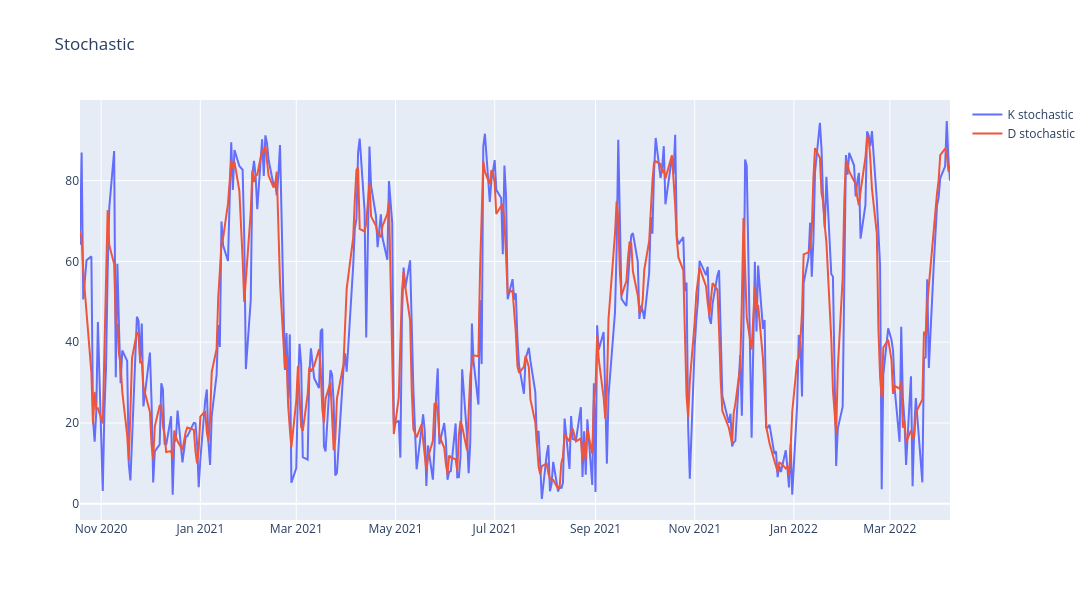

This figure's notebook cell:
### Code cell
def stochastic(dt, k, d):
    dt = dt.copy()
    low_min  = dt['Low'].rolling(window=k).min()
    high_max = dt['High'].rolling( window=k).max()
    dt['stoch_k'] = 100 * (dt['Close'] - low_min)/(high_max - low_min)
    dt['stoch_d'] = dt['stoch_k'].rolling(window=d).mean()
    return dt

stochs = stochastic(dt, k=14, d=3)

fig = go.Figure()
fig.add_trace(go.Scatter(x=dt.Date.tail(365), y=stochs.stoch_k.tail(365), name='K stochastic'))
fig.add_trace(go.Scatter(x=dt.Date.tail(365), y=stochs.stoch_d.tail(365), name='D stochastic'))
fig.update_layout(
    width=1100,   # change width
    height=600,  # change height
    title="Stochastic"
)
fig.show()

### Figure 1 — Plotly figure (JSON) as saved in the notebook; plotly's stock layout.template omitted (floating-point values rounded to 4 significant figures; data arrays with more than 128 entries replaced by an {"elided": "..."} marker saying what was removed)
{"data": [{"name": "K stochastic", "type": "scatter", "x": {"elided": "365 str values"}, "y": {"elided": "365 float values"}}, {"name": "D stochastic", "type": "scatter", "x": {"elided": "365 str values"}, "y": {"elided": "365 float values"}}], "layout": {"height": 600, "title": {"text": "Stochastic"}, "width": 1100}}
